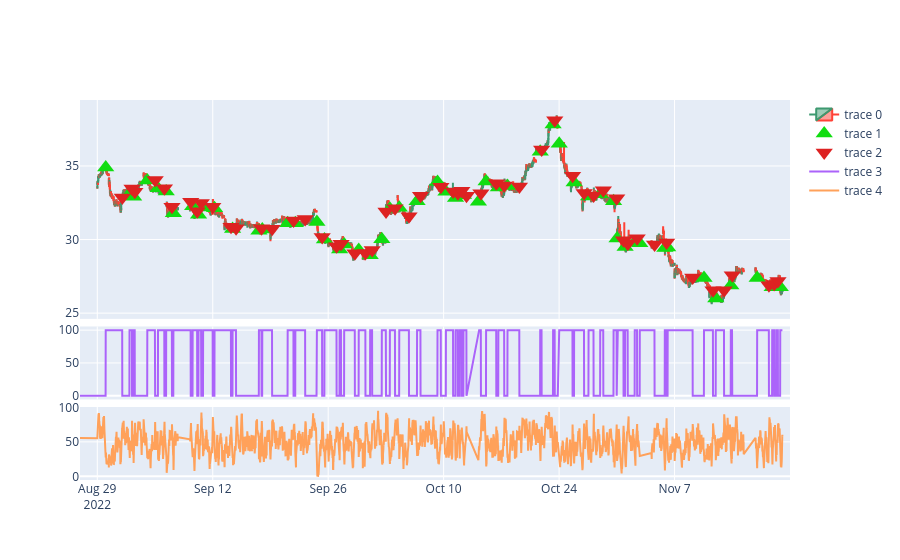

This figure's notebook cell:
### Code cell
import plotly.graph_objects as go
from plotly.subplots import make_subplots

df_buys = df_trades_raw[df_trades_raw['kind'] == 'buy']
df_sells = df_trades_raw[df_trades_raw['kind'] == 'sell']

fig = make_subplots(rows=3, cols=1, row_heights=[0.6, 0.2, 0.2], vertical_spacing=0.02, shared_xaxes=True)


fig.add_trace(go.Candlestick(x=df.index,
                                        open=df.open,
                                     high=df.high,
                                     low=df.low,
                                     close=df.close), row=1, col=1)


fig.add_trace(go.Scatter(x=df_buys.index, y=df_buys["price"], marker_color='#11dd11', marker_size=15,
                mode="markers", marker_symbol= 'triangle-up'), row=1, col=1)
fig.add_trace(go.Scatter(x=df_sells.index,y=df_sells['price'], marker_color='#dd2222',  marker_size=15,
                 mode="markers", marker_symbol= 'triangle-down'), row=1, col=1)



fig.add_trace(go.Scatter(x=df_trades.index,
                y=df_trades['position']), row=2, col=1)

fig.add_trace(go.Scatter(x=df.index,
                y=df['rsi']), row=3, col=1)

fig.update_xaxes(rangebreaks=[dict(bounds=[18, 10], pattern='hour'), dict(bounds=['sat', 'mon'])])
fig.update_layout(height=800, xaxis_rangeslider_visible=False)

fig.show()

### Figure 1 — Plotly figure (JSON) as saved in the notebook; plotly's stock layout.template omitted (floating-point values rounded to 4 significant figures; data arrays with more than 128 entries replaced by an {"elided": "..."} marker saying what was removed)
{"data": [{"close": {"elided": "5000 float values"}, "high": {"elided": "5000 float values"}, "low": {"elided": "5000 float values"}, "open": {"elided": "5000 float values"}, "type": "candlestick", "x": {"elided": "5000 str values"}, "xaxis": "x", "yaxis": "y"}, {"marker": {"color": "#11dd11", "size": 15, "symbol": "triangle-up"}, "mode": "markers", "type": "scatter", "x": ["2022-08-29T15:50:00", "2022-08-31T16:20:00", "2022-09-01T11:10:00", "2022-09-02T12:40:00", "2022-09-05T12:05:00", "2022-09-05T17:45:00", "2022-09-06T14:45:00", "2022-09-08T12:05:00", "2022-09-08T16:10:00", "2022-09-09T11:20:00", "2022-09-12T11:15:00", "2022-09-13T15:45:00", "2022-09-16T10:00:00", "2022-09-16T12:20:00", "2022-09-20T13:55:00", "2022-09-21T11:15:00", "2022-09-23T10:10:00", "2022-09-23T15:25:00", "2022-09-26T17:55:00", "2022-09-27T13:05:00", "2022-09-28T15:10:00", "2022-09-29T15:05:00", "2022-09-30T15:10:00", "2022-10-03T12:45:00", "2022-10-04T11:15:00", "2022-10-05T15:35:00", "2022-10-07T13:45:00", "2022-10-10T11:35:00", "2022-10-11T10:15:00", "2022-10-11T13:10:00", "2022-10-11T15:45:00", "2022-10-13T10:05:00", "2022-10-13T15:25:00", "2022-10-14T15:55:00", "2022-10-17T14:15:00", "2022-10-20T12:55:00", "2022-10-21T13:50:00", "2022-10-24T10:05:00", "2022-10-25T12:25:00", "2022-10-26T14:25:00", "2022-10-27T14:30:00", "2022-10-28T15:45:00", "2022-10-31T10:10:00", "2022-10-31T15:45:00", "2022-11-01T14:25:00", "2022-11-01T17:55:00", "2022-11-04T11:15:00", "2022-11-04T13:15:00", "2022-11-09T14:25:00", "2022-11-10T14:35:00", "2022-11-11T17:00:00", "2022-11-16T11:15:00", "2022-11-17T13:40:00", "2022-11-17T16:25:00", "2022-11-18T11:15:00"], "xaxis": "x", "y": [34.89, 33.11, 32.9, 34.01, 33.48, 33.26, 31.78, 32.27, 31.68, 32.18, 32.13, 30.71, 30.6, 30.69, 31.1, 31.1, 31.19, 30, 29.33, 29.66, 29.29, 28.93, 30.02, 32.1, 32.16, 32.6, 33.91, 33.25, 32.82, 33.01, 33.02, 32.56, 33.95, 33.54, 33.64, 35.97, 37.81, 36.5, 33.87, 32.93, 33.08, 32.6, 30.07, 29.5, 29.8, 29.74, 29.42, 29.46, 27.39, 25.99, 26.88, 27.39, 26.76, 26.8, 26.75], "yaxis": "y"}, {"marker": {"color": "#dd2222", "size": 15, "symbol": "triangle-down"}, "mode": "markers", "type": "scatter", "x": ["2022-08-31T11:20:00", "2022-09-01T10:05:00", "2022-09-01T12:00:00", "2022-09-05T10:05:00", "2022-09-05T16:30:00", "2022-09-06T13:45:00", "2022-09-08T10:45:00", "2022-09-08T15:15:00", "2022-09-09T10:05:00", "2022-09-12T10:00:00", "2022-09-13T14:40:00", "2022-09-14T10:10:00", "2022-09-16T11:50:00", "2022-09-19T11:10:00", "2022-09-21T10:00:00", "2022-09-22T10:05:00", "2022-09-23T13:50:00", "2022-09-26T15:50:00", "2022-09-27T10:55:00", "2022-09-28T12:30:00", "2022-09-29T11:50:00", "2022-09-29T16:30:00", "2022-10-03T10:05:00", "2022-10-03T16:20:00", "2022-10-05T10:00:00", "2022-10-06T10:00:00", "2022-10-07T16:05:00", "2022-10-10T16:35:00", "2022-10-11T11:50:00", "2022-10-11T14:35:00", "2022-10-11T17:50:00", "2022-10-13T11:50:00", "2022-10-14T14:30:00", "2022-10-17T12:00:00", "2022-10-18T14:30:00", "2022-10-20T13:55:00", "2022-10-21T15:00:00", "2022-10-25T11:20:00", "2022-10-26T11:20:00", "2022-10-26T17:55:00", "2022-10-27T16:40:00", "2022-10-28T17:55:00", "2022-10-31T14:40:00", "2022-10-31T17:35:00", "2022-11-01T16:05:00", "2022-11-03T12:10:00", "2022-11-04T12:30:00", "2022-11-08T14:35:00", "2022-11-10T12:40:00", "2022-11-11T12:20:00", "2022-11-14T10:00:00", "2022-11-17T11:25:00", "2022-11-17T15:00:00", "2022-11-17T17:40:00"], "xaxis": "x", "y": [32.85, 33.46, 33.24, 34.04, 33.49, 32.22, 32.57, 31.92, 32.48, 32.23, 30.87, 30.77, 30.77, 30.74, 31.3, 31.39, 30.17, 29.55, 29.71, 29.07, 29.09, 29.29, 31.91, 32.12, 31.59, 32.97, 33.58, 33.26, 33.15, 33.31, 32.97, 33.14, 33.82, 33.67, 33.61, 36.12, 38.1, 34.33, 33.16, 33, 33.35, 32.81, 29.96, 29.72, 30.08, 29.66, 29.8, 27.42, 26.55, 26.55, 27.58, 26.89, 26.98, 27.19], "yaxis": "y"}, {"type": "scatter", "x": {"elided": "5000 str values"}, "xaxis": "x2", "y": {"elided": "5000 int values"}, "yaxis": "y2"}, {"type": "scatter", "x": {"elided": "5000 str values"}, "xaxis": "x3", "y": {"elided": "5000 float values"}, "yaxis": "y3"}], "layout": {"autosize": true, "xaxis": {"anchor": "y", "autorange": true, "domain": [0, 1], "matches": "x3", "range": ["2022-08-28 09:03:12.1053", "2022-11-19 18:01:47.8947"], "rangebreaks": [{"bounds": [18, 10], "pattern": "hour"}, {"bounds": ["sat", "mon"]}], "rangeslider": {"visible": false, "yaxis": {}}, "showspikes": false, "showticklabels": false, "type": "date"}, "xaxis2": {"anchor": "y2", "autorange": true, "domain": [0, 1], "matches": "x3", "range": ["2022-08-28 09:03:12.1053", "2022-11-19 18:01:47.8947"], "rangebreaks": [{"bounds": [18, 10], "pattern": "hour"}, {"bounds": ["sat", "mon"]}], "showspikes": false, "showticklabels": false, "type": "date"}, "xaxis3": {"anchor": "y3", "autorange": true, "domain": [0, 1], "range": ["2022-08-28 09:03:12.1053", "2022-11-19 18:01:47.8947"], "rangebreaks": [{"bounds": [18, 10], "pattern": "hour"}, {"bounds": ["sat", "mon"]}], "showspikes": false, "type": "date"}, "yaxis": {"anchor": "x", "autorange": true, "domain": [0.424, 1], "range": [24.9, 39.19], "showspikes": false, "type": "linear"}, "yaxis2": {"anchor": "x2", "autorange": true, "domain": [0.212, 0.404], "range": [-5.556, 105.6], "showspikes": false, "type": "linear"}, "yaxis3": {"anchor": "x3", "autorange": true, "domain": [0, 0.192], "range": [-5.287, 100.5], "showspikes": false, "type": "linear"}}}
